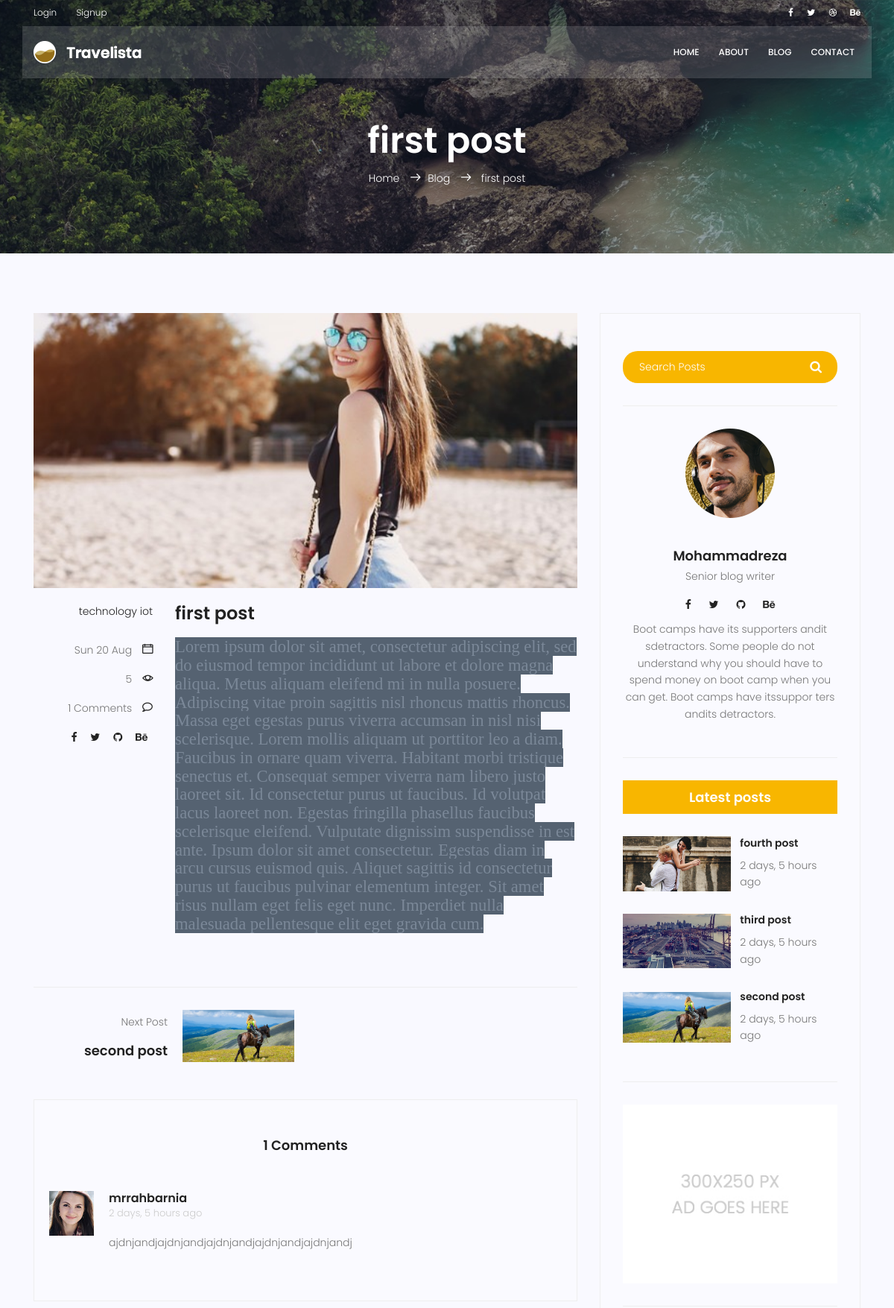
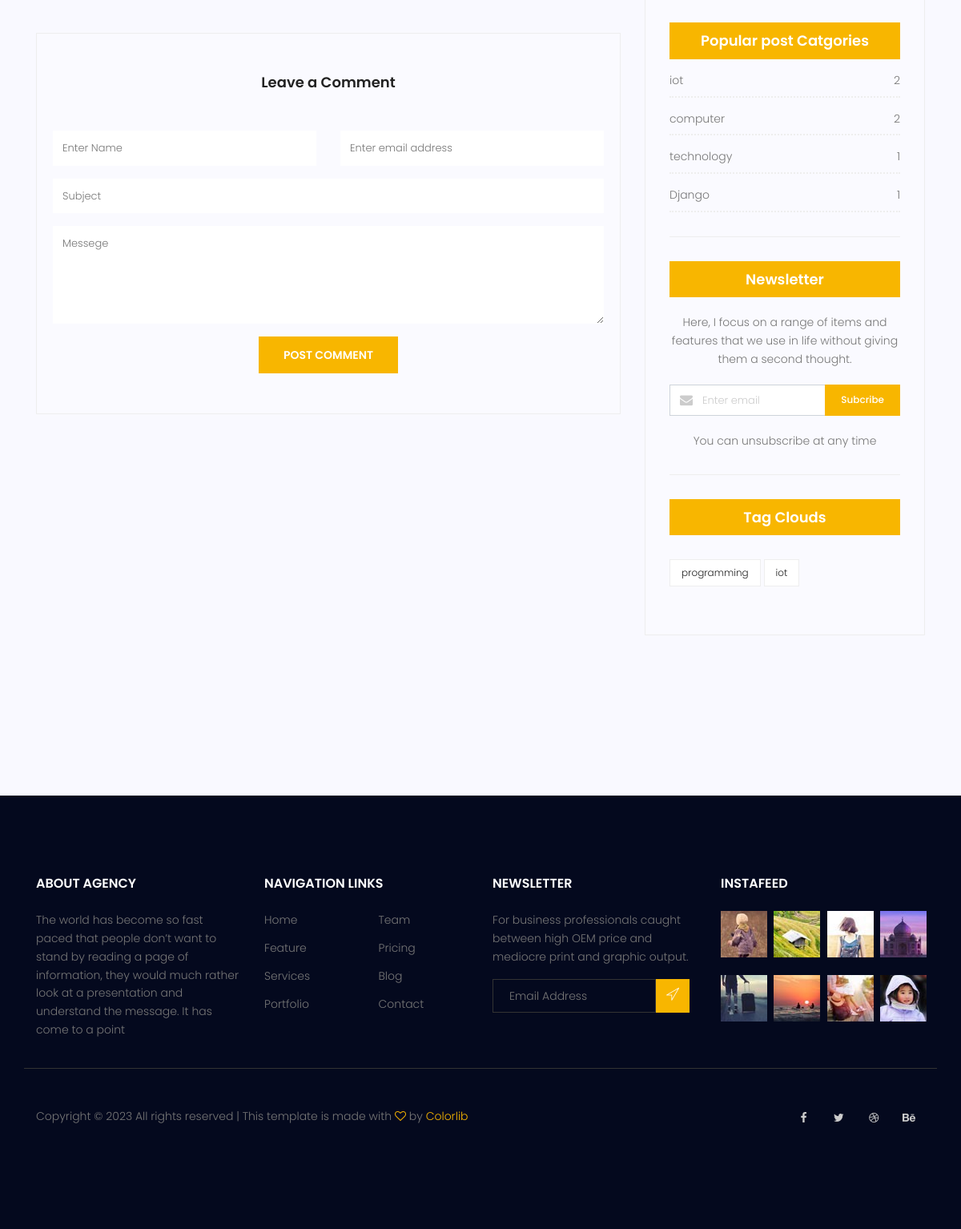
The page /blog/1 on the database its author committed (2 pictures, top to bottom).
### blog/models.py (models this page shows, shortened)
class Post(models.Model):
    title = models.CharField(max_length=255)
    content = models.TextField()
    image = models.ImageField(upload_to='blog',default='blog/default.jpg')
    tags = TaggableManager()
    category = models.ManyToManyField(Category)
    author = models.ForeignKey(CustomUserModel,on_delete=models.SET_NULL,null = True)
    login_require = models.BooleanField(default=False)
    counted_views = models.IntegerField(default=0)
    status = models.BooleanField(default=False)
    created_date = models.DateTimeField(auto_now_add=True)
    updated_date = models.DateTimeField(auto_now=True)
    published_date = models.DateTimeField(null = True)
    class Meta:
        ordering = ['-created_date']

class Category(models.Model):
    name = models.CharField(max_length=255)
    def __str__(self):
        return self.name

class Comment(models.Model):
    post = models.ForeignKey(Post,on_delete=models.CASCADE)
    name = models.CharField(max_length=255)
    email = models.EmailField()
    subject = models.CharField(max_length=255)
    message = models.TextField()
    created_date = models.DateTimeField(auto_now_add=True)
    updated_date = models.DateTimeField(auto_now=True)
    approved = models.BooleanField(default=False)
    class Meta:
        ordering = ("-created_date",)

### blog/views.py (the view, shortened to what this page needs)
# urls.py: path("<int:pid>",blog_single,name = 'single'),
def blog_single(request,pid):
    post = get_object_or_404(Post,pk=pid,status = True)
    comments = Comment.objects.filter(post=post,approved = True)
    form = CommentForm()
    context = {'post':post,'comments':comments,'form':form}
    post.counted_views += 1
    post.save()
    if not post.login_require:
        return render(request,'blog/blog-single.html',context)
    else:
        if request.user.is_authenticated:
            return render(request,'blog/blog-single.html',context)
        else:
            messages.info(request,"You must login first to see special posts.")
            return HttpResponseRedirect(reverse('accounts:login'))

### templates/blog/blog-single.html (shortened to what this page needs)
{% extends 'base.html' %}
{% load static %}
{% load blog_tags %}
{% load humanize %}
{% block container %}
<section class="relative about-banner">
	<div class="overlay overlay-bg"></div>
	<div class="container">
		<div class="row d-flex align-items-center justify-content-center">
			<div class="about-content col-lg-12">
				<h1 class="text-white">
					{{post.title}}
				</h1>
				<p class="text-white link-nav"><a href="{% url 'website:index'%}">Home </a> <span
						class="lnr lnr-arrow-right"></span><a href="{% url 'blog:index'%}">Blog </a> <span
						class="lnr lnr-arrow-right"></span> {{post.title}}</p>
			</div>
		</div>
	</div>
</section>
<section class="post-content-area single-post-area">
	<div class="container">
		<div class="row">
			<div class="col-lg-8 posts-list">
				<div class="single-post row">
					<div class="col-lg-12">
						<div class="feature-img">
							<img class="img-fluid" src={{post.image.url}} alt="">
						</div>
					</div>
					<div class="col-lg-3  col-md-3 meta-details">
						<ul class="tags">
							{% for cat in post.category.all %}
							<li><a href="{% url 'blog:category' cat_name=cat.name %}">{{cat.name}}</a></li>
							{% endfor %}
						</ul>
						<div class="user-details row">
							<p class="date col-lg-12 col-md-12 col-6"><a href="#">{{post.published_date|date:"D d M"}}
								</a> <span class="lnr lnr-calendar-full"></span></p>
							<p class="view col-lg-12 col-md-12 col-6"><a href="#">{{post.counted_views}}</a> <span
									class="lnr lnr-eye"></span></p>
							<p class="comments col-lg-12 col-md-12 col-6"><a href="#">{{comments|length}} Comments</a>
								<span class="lnr lnr-bubble"></span>
							</p>
							<ul class="social-links col-lg-12 col-md-12 col-6">
								<li><a href="#"><i class="fa fa-facebook"></i></a></li>
								<li><a href="#"><i class="fa fa-twitter"></i></a></li>
								<li><a href="#"><i class="fa fa-github"></i></a></li>
								<li><a href="#"><i class="fa fa-behance"></i></a></li>
							</ul>
						</div>
					</div>
					<div class="col-lg-9 col-md-9">
						<h3 class="mt-20 mb-20">{{post.title}}</h3>
						<p class="excert">
							{{post.content|safe}}
						</p>
					</div>
					<div class="col-lg-12">
					</div>
				</div>
				<div class="navigation-area">
					<div class="row">
						{% previous_button post as p %}
						{% next_button post as n %}
						{% if post.get_next_by_created_date %}
						<div
							class="col-lg-6 col-md-6 col-12 nav-right flex-row d-flex justify-content-end align-items-center">
							<div class="arrow">
								<a href="{% url 'blog:single' pid=n.id %}"></a>
							</div>
							<div class="detials">
								<p>Next Post</p>
								<a href="{% url 'blog:single' pid=n.id %}">
									<h4>{{n.title}}</h4>
								</a>
							</div>
							<div class="thumb">
								<a href="{% url 'blog:single' pid=n.id %}"><img class="img-fluid" src="{{n.image.url}}"
										alt=""></a>
							</div>
						</div>
						{% endif %}
					</div>
				</div>
				<div class="comments-area">
					<h4>{{comments|length}} Comments</h4>
					{% for comment in comments %}
					<div class="comment-list">
						<div class="single-comment justify-content-between d-flex">
							<div class="user justify-content-between d-flex">
								<div class="thumb">
									<img src="{% static 'img/blog/c1.jpg' %}" alt="">
								</div>
								<div class="desc">
									<h5><a href="#">{{comment.name}}</a></h5>
									<p class="date">{{ comment.created_date|naturaltime }}</p>
									<p class="comment">
										{{ comment.message }}
									</p>
								</div>
							</div>
						</div>
					</div>
					{% empty %}
					<h4>No comments yet...be the first one to share your thoughts.</h4>
					{% endfor %}
				</div>
				<div class="comment-form">
					<h4>Leave a Comment</h4>
					<form method="post" action="{% url 'blog:single' pid=post.id %}">
						{% if request.user.is_authenticated %}
						<input type="hidden" name="name" value="{{request.user.username}}">
						<input type="hidden" name="email" value="{{request.user.email}}">
						{% else %}
						<div class="form-group form-inline">
							<div class="form-group col-lg-6 col-md-12 name">
								<input type="text" class="form-control" name="name" placeholder="Enter Name"
									onfocus="this.placeholder = ''" onblur="this.placeholder = 'Enter Name'">
							</div>
							<div class="form-group col-lg-6 col-md-12 email">
								<input type="email" class="form-control" name="email" placeholder="Enter email address"
									onfocus="this.placeholder = ''" onblur="this.placeholder = 'Enter email address'">
							</div>
						</div>
						{% endif %}
						<div class="form-group">
							<input type="text" class="form-control" name="subject" placeholder="Subject"
								onfocus="this.placeholder = ''" onblur="this.placeholder = 'Subject'">
						</div>
						<div class="form-group">
							<textarea class="form-control mb-10" rows="5" name="message" placeholder="Messege"
								onfocus="this.placeholder = ''" onblur="this.placeholder = 'Messege'"
								required=""></textarea>
						</div>
						<button type="submit" class="primary-btn text-uppercase">Post Comment</button>
					</form>
				</div>
			</div>
			<div class="col-lg-4 sidebar-widgets">
				<div class="widget-wrap">
					{% include 'blog/blog-searchbar.html' %}
					{% include 'blog/blog-writer.html' %}
					{% latest_posts %}
					{% include 'blog/blog-ads.html' %}
					{% popular_categories %}
					{% include 'blog/blog-newsletter.html' %}
					{% include 'blog/blog-tagclouds.html' %}
				</div>
			</div>
		</div>
	</div>
</section>
{% endblock %}

### templates/blog/blog-latestposts.html
{% load blog_tags %}
{% load humanize %}
<div class="single-sidebar-widget popular-post-widget">
    <h4 class="popular-title">Latest posts</h4>
    {% for post in posts %}
    <div class="popular-post-list">
        <div class="single-post-list d-flex flex-row align-items-center">
            <div class="thumb">
                <img class="img-fluid" src="{{post.image.url}}" alt="">
            </div>
            <div class="details">
                <a href="{% url 'blog:single' pid=post.id %}">
                    <h6>{{post.title}}</h6>
                </a>
                <p>{{ post.published_date|naturaltime }}</p>
            </div>
        </div>
    </div>
    {% endfor %}
</div>

### templates/blog/blog-postcategories.html
{% load static %}
{% load blog_tags %}
<div class="single-sidebar-widget post-category-widget">
    <h4 class="category-title">Popular post Catgories</h4>
    <ul class="cat-list">
        {% for cat,count in categories.items %}
        <li>
            <a href="{% url 'blog:category' cat_name=cat.name %}" class="d-flex justify-content-between">
                <p>{{cat}}</p>
                <p>{{count}}</p>
            </a>
        </li>
        {% endfor %}
    </ul>
</div>

### templates/blog/blog-tagclouds.html
{% load static %}
<div class="single-sidebar-widget tag-cloud-widget">
    <h4 class="tagcloud-title">Tag Clouds</h4>
    <ul>
        {% for tag in post.tags.all %}
        <li><a href="{% url 'blog:tag' tag_name=tag.name %}">{{tag.name}}</a></li>
        {% endfor %}
    </ul>
</div>

### rows shown on the page
Post: title "first post", image (placeholder picture), published_date "Sun 20 Aug", counted_views "5", content "Lorem ipsum dolor sit amet, consectetur adipiscing elit, sed do eiusmod tempor incididunt ut labore et dolore magna aliqua. Metus aliquam eleifend mi in nulla posuere. Adipiscing vitae proin sagittis nisl rhoncus mattis rhoncus. Massa eget egestas purus viverra accumsan in nisl nisi scelerisque. Lorem mollis aliquam ut porttitor leo a diam. Faucibus in ornare quam viverra. Habitant morbi tristique senectus et. Consequat semper viverra nam libero justo laoreet sit. Id consectetur purus ut faucibus. Id volutpat lacus laoreet non. Egestas fringilla phasellus faucibus scelerisque eleifend. Vulputate dignissim suspendisse in est ante. Ipsum dolor sit amet consectetur. Egestas diam in arcu cursus…"
Category: name "technology", id "1"
Category: name "iot", id "2"
Post: title "second post", image (picture), published_date "2 days, 5 hours ago"
Comment: name "mrrahbarnia", created_date "2 days, 5 hours ago", message "ajdnjandjajdnjandjajdnjandjajdnjandjajdnjandj"
Post: image (picture), title "fourth post", published_date "2 days, 5 hours ago"
Post: image (picture), title "third post", published_date "2 days, 5 hours ago"
Category: name "computer", count "2"
Category: name "Django", count "1"
Tag: name "programming"
Tag: name "iot"

### other values the page prints
{{ comments|length }} "1"
